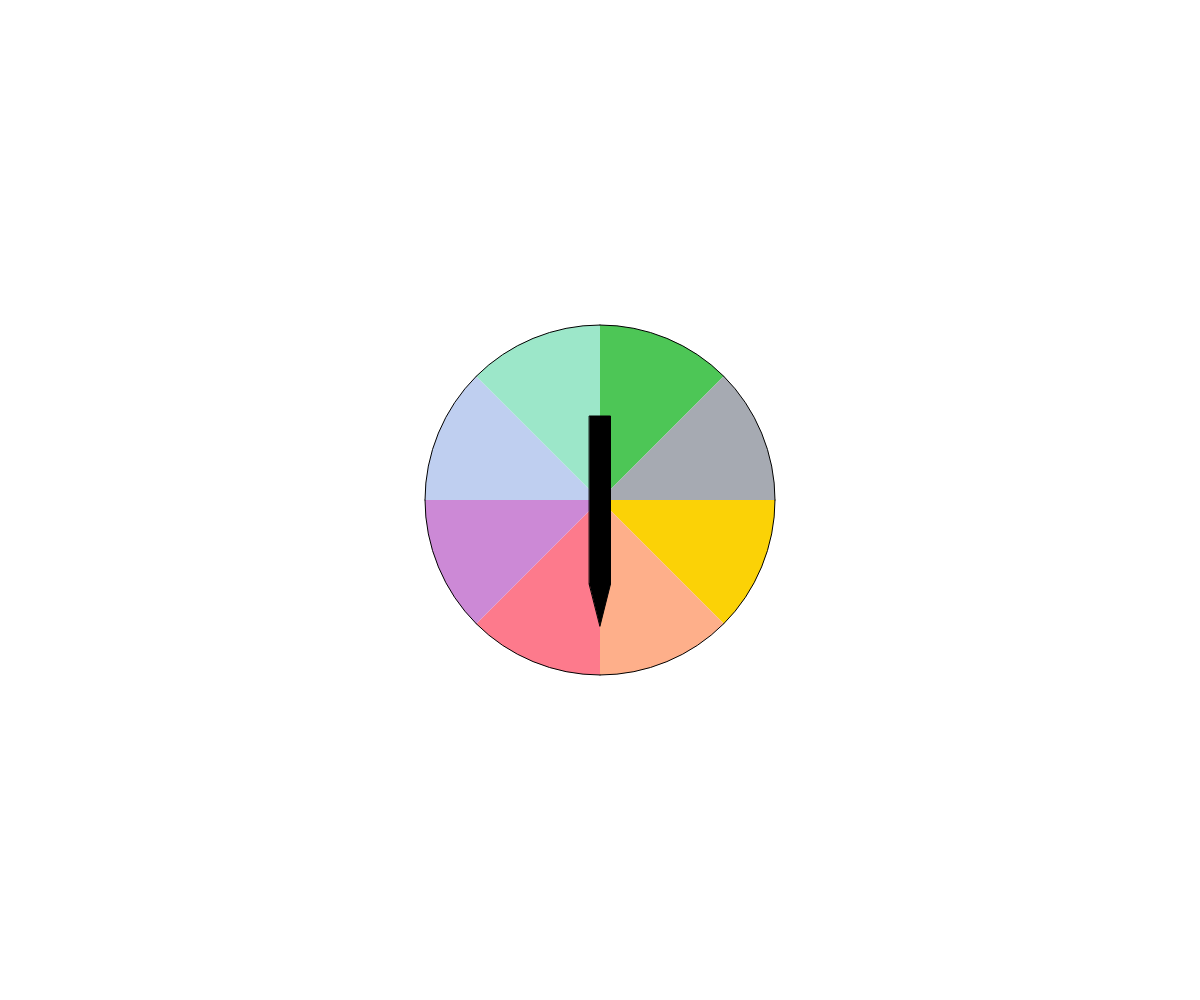
Frame 1 (no input)
Frame 60 (no input): identical to frame 1, image omitted
Frame 120 (the mouse pressed at the canvas centre since frame 60): identical to frame 1, image omitted

The p5.js sketch that drew this single still picture (run headless with seeded random() and noise() and a simulated clock; from frame 60 on, the mouse is pressed at the canvas centre):

// p5.js sketch
// ── sketch.js

let permissionGranted = false;
let cx, cy;
let angles = [45,45,45,45,45,45,45,45];
let colors = ['#fbd206','#feaf8a','#fd7a8c','#cc89d6','#bfcff0','#9ce7c9','#4dc656','#a6aab2'];
let arrowDrop

function setup() {
  createCanvas(windowWidth, windowHeight);
  
  cx = width/2;
  cy = height/2;
  
  // DeviceOrientationEvent, DeviceMotionEvent
  if (typeof(DeviceOrientationEvent) !== 'undefined' && typeof(DeviceOrientationEvent.requestPermission) === 'function') {
    // ios 13 device
    
    DeviceOrientationEvent.requestPermission()
      .catch(() => {
        // show permission dialog only the first time
        let button = createButton("click to allow access to sensors");
        button.style("font-size", "24px");
        button.center();
        button.mousePressed( requestAccess );
        throw error;
      })
      .then(() => {
        // on any subsequent visits
        permissionGranted = true;
      })
  } else {
    // non ios 13 device
    textSize(48);
    // text("non ios 13 device", 100, 100);
    permissionGranted = true;
  }
}

function requestAccess() {
  DeviceOrientationEvent.requestPermission()
    .then(response => {
      if (response == 'granted') {
        permissionGranted = true;
      } else {
        permissionGranted = false;
      }
    })
  .catch(console.error);
  
  this.remove();
}

function draw() {
  if (!permissionGranted) return;
  
  background(255);


  let radius = 350;

  // Draw the wheel
  pieChart(radius, angles);

  // Draw the arrow
  push();
  translate(width / 2, height / 2);
  rotate(rotationZ);

  fill(0);
  let arrowSize = radius * 0.6;
  let pointerHeight = arrowSize * 0.2;
  let pointerWidth = arrowSize * 0.3;
  let bodyHeight = arrowSize * 0.8;
  let bodyWidth = arrowSize * 0.1;
  
  // Draw arrow body
  rectMode(CENTER);
  rect(0, 0, bodyWidth, bodyHeight);
  
  // Draw arrow pointer
  triangle(-bodyWidth / 2, bodyHeight / 2, bodyWidth / 2, bodyHeight / 2, 0, bodyHeight / 2 + pointerHeight);
  
//     if (rotationZ > 0 && rotationZ < 45) {
      
//     } else if (rotationZ > 46 && rotationZ < 90) {
      
//     } else if (rotationZ > 91 && rotationZ < 135) {
      
//     } else if (rotationZ > 136 && rotationZ < 180) {
      
//     } else if (rotationZ > 181 && rotationZ < 225) {
      
//     } else if (rotationZ > 226 && rotationZ < 270) {
      
//     } else if (rotationZ > 271 && rotationZ < 315) {
      
//     } else {
      
//     }

  pop();
}

function pieChart(diameter, data) {
  let lastAngle = 0;
  for (let i = 0; i < data.length; i++) {
    let wheelcolors = colors[i];
    fill(wheelcolors);
    arc(
      width / 2,
      height / 2,
      diameter,
      diameter,
      lastAngle,
      lastAngle + radians(angles[i])
    );
    lastAngle += radians(angles[i]);
  }
}
